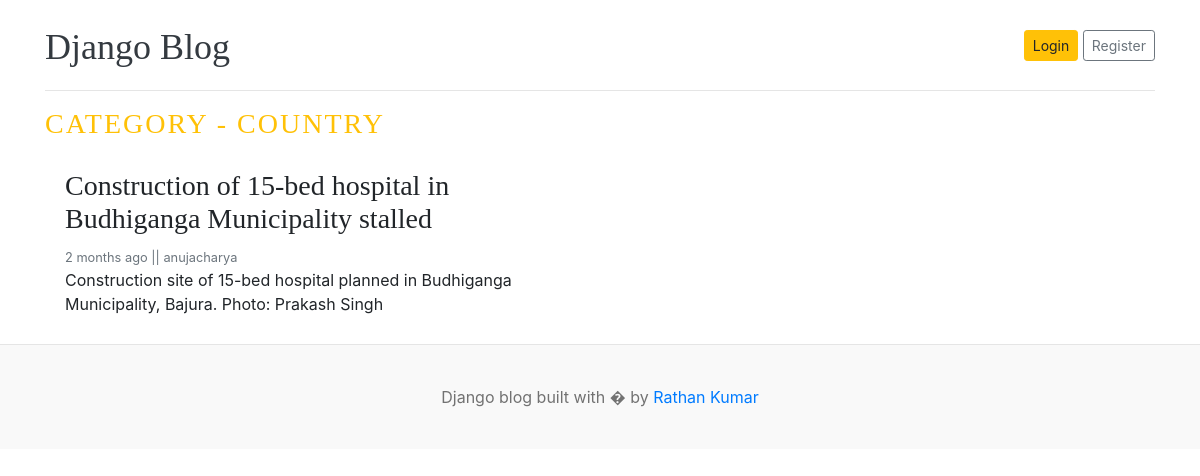
Screenshot of /category/3/ with the database file from the repository.
### blogs/models.py (models this page shows, shortened)
class Category(models.Model):
    category_name = models.CharField(max_length=100, unique=True)
    created_at = models.DateTimeField(auto_now_add=True)
    updated_at = models.DateTimeField(auto_now=True)
    class Meta:
        verbose_name_plural = 'categories'
    def __str__(self):
        return self.category_name

class Blog(models.Model):
     title = models.CharField(max_length=100)
     slug = models.SlugField(max_length=150, unique=True, blank=True)
     category = models.ForeignKey(Category, on_delete=models.CASCADE)
     author = models.ForeignKey(User, on_delete=models.CASCADE)
     featured_image = models.ImageField(upload_to='uploads/%Y/%M/%d')
     short_description = models.TextField(max_length=500)
     blog_body = models.TextField(max_length=3000)
     status= models.CharField(max_length=100, choices=STATUS_CHOICES , default="Draft")
     is_featured = models.BooleanField(default=False)
     created_at = models.DateTimeField(auto_now_add=True)
     updated_at = models.DateTimeField(auto_now=True)

### blogs/views.py (the view)
# urls.py: path('<int:category_id>/', views.post_by_category, name='post_by_category'),
def post_by_category(request, category_id):
    try:
        category_id = int(category_id)
    except ValueError:
        return redirect('home')
    category = get_object_or_404(Category, pk=category_id)
    posts = Blog.objects.filter(status='Published', category=category)
    context = {
        'posts': posts,
        'category': category,
    }
    return render(request, 'post_by_category.html', context)

### templates/post_by_category.html (shortened to what this page needs)
{% load static %}
<!DOCTYPE html>
<html lang="en">
<head>
    <link href="https://getbootstrap.com/docs/4.0/dist/css/bootstrap.min.css" rel="stylesheet">
    <link href="{% static 'css/blog.css' %}" rel="stylesheet">
  </head>
<body>
    <div class="container">
      <header class="blog-header py-3">
        <div class="row flex-nowrap justify-content-between align-items-center">
          <div class="col-8 pt-1">
            <a class="blog-header-logo text-dark" hr ef="/">Django Blog</a>
          </div>
          <div class="col-4 d-flex justify-content-end align-items-center">
            <a class="btn btn-sm btn-warning" href="#">Login</a> &nbsp;
            <a class="btn btn-sm btn-outline-secondary" href="#">Register</a>
          </div>
        </div>
      </header>
      <div class="nav-scroller py-1 mb-2">
      </div>
<h3 class="text-uppercase text-warning" style="letter-spacing: 2px;">Category - {{category}}</h3>
  <div class="row mb-2">
    {% if posts %}
    {% for post in posts %}
    <div class="col-md-6">
      <div class="card border-0" >
        <div class="card-body">
          <h3>{{post.title}}</h3>
          <small class="mb-1 text-muted">{{post.created_at | timesince}} ago    ||  {{post.author}}</small>
          <p class="card-text">{{post.short_description | truncatewords:25}}</p>
        </div>
      </div>
    </div>
       {% endfor %}
    {% else %}
    <p>No Post Found</p>
    {% endif %}
  </div>
</div>
<footer class="blog-footer">
  <p>Django blog built with � by <a href="#">Rathan Kumar</a></p>
</footer>
</body>
</html>

### static/css/blog.css (style rules this page uses)
.blog-header { border-bottom: 1px solid #e5e5e5; }
.blog-header-logo { font-family: "Playfair Display", Georgia, "Times New Roman", serif; font-size: 2.25rem; }
h1, h2, h3, h4, h5, h6 { font-family: "Playfair Display", Georgia, "Times New Roman", serif; }
.blog-footer { padding: 2.5rem 0; color: #727272; text-align: center; background-color: #f9f9f9; border-top: .05rem solid #e5e5e5; }
.blog-footer p:last-child { margin-bottom: 0; }

### rows the page displays
Category: category_name "COUNTRY"
Blog: title "Construction of 15-bed hospital in Budhiganga Municipality stalled", created_at "2 months", author "anujacharya", short_description "Construction site of 15-bed hospital planned in Budhiganga Municipality, Bajura. Photo: Prakash Singh"
